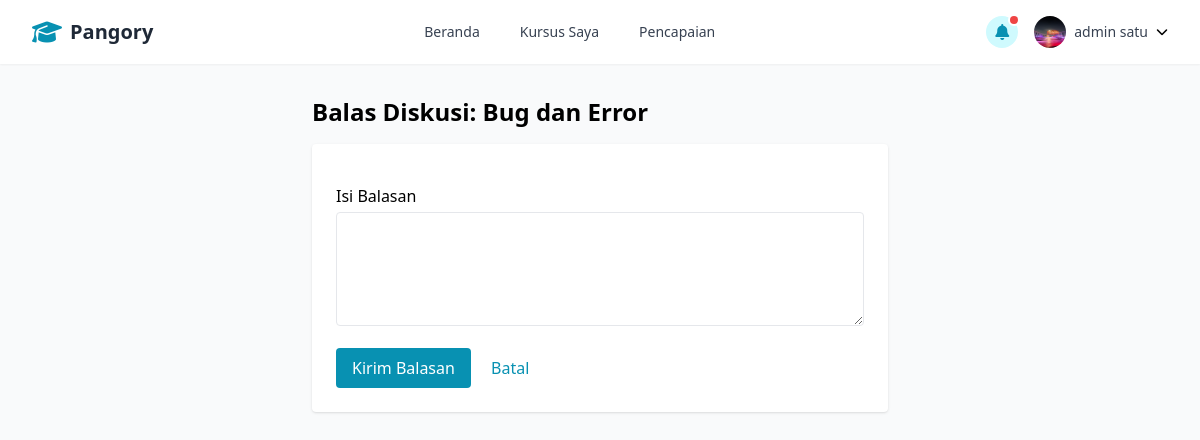
/courses/1/discussion/post/1/reply/ (signed in), run on the app's committed database.
### accounts/models.py (models this page shows, shortened)
class User(AbstractUser):
    email = models.EmailField(_('email address'), unique=True)
    role = models.CharField(
        max_length=10,
        choices=UserRole.choices,
        default=UserRole.STUDENT,
    )
    USERNAME_FIELD = 'email'
    REQUIRED_FIELDS = ['username', 'first_name', 'last_name']

class UserProfile(models.Model):
    user = models.OneToOneField(User, on_delete=models.CASCADE, related_name='profile')
    bio = models.TextField(blank=True)
    avatar = models.ImageField(upload_to='avatars/', null=True, blank=True)
    date_of_birth = models.DateField(null=True, blank=True)
    phone_number = models.CharField(max_length=15, blank=True)
    address = models.TextField(blank=True)

### discussions/models.py (models this page shows, shortened)
class DiscussionPost(models.Model):
    course = models.ForeignKey(Course, on_delete=models.CASCADE, related_name='discussion_posts')
    author = models.ForeignKey(
        settings.AUTH_USER_MODEL,
        on_delete=models.CASCADE,
        related_name='discussion_posts'
    )
    topic = models.CharField(max_length=255)
    content = models.TextField()
    created_at = models.DateTimeField(auto_now_add=True)
    updated_at = models.DateTimeField(auto_now=True)
    class Meta:
        ordering = ['-created_at']

### discussions/views.py (the view)
# urls.py: path('courses/<int:course_id>/discussion/post/<int:post_id>/reply/', discussions_views.reply_to_discussion_post, name='reply_to_discussion_post'),
@login_required
def reply_to_discussion_post(request, course_id, post_id):
    course = get_object_or_404(Course, pk=course_id)
    post = get_object_or_404(DiscussionPost, pk=post_id, course=course)
    user = request.user
    if not (course.students.filter(id=user.id).exists() or course.instructor.id == user.id or user.is_staff or user.is_superuser):
        raise PermissionDenied("Anda tidak terdaftar di kursus ini.")
    if request.method == 'POST':
        content = request.POST.get('content')
        if content:
            DiscussionReply.objects.create(post=post, author=user, content=content)
            return redirect('discussion_post_detail', course_id=course.id, post_id=post.id)
    return render(request, 'discuss/reply_to_discussion_post.html', {'course': course, 'post': post})

### templates/discuss/reply_to_discussion_post.html (shortened to what this page needs)
{% extends "base.html" %}
{% block content %}
<div class="max-w-xl mx-auto py-8">
    <h2 class="text-2xl font-bold mb-4">Balas Diskusi: {{ post.topic }}</h2>
    <form method="post" class="space-y-4 bg-white p-6 rounded shadow">
        <div>
            <label class="block font-medium mb-1">Isi Balasan</label>
            <textarea name="content" rows="4" class="w-full border rounded px-3 py-2" required></textarea>
        </div>
        <button type="submit" class="px-4 py-2 bg-cyan-600 text-white rounded hover:bg-cyan-700">Kirim Balasan</button>
        <a href="{% url 'discussion_post_detail' course.id post.id %}" class="ml-4 text-cyan-600 hover:underline">Batal</a>
    </form>
</div>
{% endblock %}

### templates/base.html (shortened to what this page needs)
<!DOCTYPE html>
<html lang="en">
<head>
    <script src="https://cdn.tailwindcss.com"></script>
    <link rel="stylesheet" href="https://cdnjs.cloudflare.com/ajax/libs/font-awesome/6.5.0/css/all.min.css">
</head>
<body class="bg-gray-50">
    <nav class="bg-white shadow-sm">
        <div class="max-w-7xl mx-auto px-4 sm:px-6 lg:px-8">
            <div class="flex justify-between h-16">
                <div class="flex items-center">
                    <div class="flex-shrink-0 flex items-center">
                        <i class="fas fa-graduation-cap text-2xl text-cyan-600 mr-2"></i>
                        <span class="text-xl font-bold text-gray-800">Pangory</span>
                    </div>
                </div>
                <div class="hidden md:flex items-center space-x-4">
                    <a href="/" class="px-3 py-2 rounded-md text-sm font-medium text-gray-700 hover:text-cyan-600 transition">Beranda</a>
                    <a href="/courses/my" class="px-3 py-2 rounded-md text-sm font-medium text-gray-700 hover:text-cyan-600 transition">Kursus Saya</a>
                    <a href="#" class="px-3 py-2 rounded-md text-sm font-medium text-gray-700 hover:text-cyan-600 transition">Pencapaian</a>
                </div>
                <div class="hidden md:flex items-center space-x-4">
                    <div class="relative">
                        <button class="flex items-center space-x-2 focus:outline-none" id="notif-btn">
                            <div class="h-8 w-8 rounded-full bg-cyan-100 flex items-center justify-center">
                                <i class="fas fa-bell text-cyan-600"></i>
                            </div>
                        </button>
                        <span class="absolute top-0 right-0 block h-2 w-2 rounded-full bg-red-500 ring-2 ring-white"></span>
                    </div>
                    <div class="relative" id="profile-menu-container">
                        <button id="user-menu-button" class="flex items-center space-x-2 focus:outline-none">
                            <img class="h-8 w-8 rounded-full" src="{% if user.profile.avatar %}{{ user.profile.avatar.url }}{% else %}https://randomuser.me/api/portraits/men/32.jpg{% endif %}" alt="User profile">
                            <span class="text-sm font-medium text-gray-700">{{ user.first_name }} {{ user.last_name }}</span>
                            <i class="fas fa-chevron-down text-xs ml-1"></i>
                        </button>
                    </div>
                </div>
            </div>
        </div>
    </nav>
    <main>
        {% block content %}
        {% endblock %}
    </main>
</body>
</html>

### data on the page
User: avatar (picture), first_name "admin", last_name "satu"
DiscussionPost: topic "Bug dan Error"
